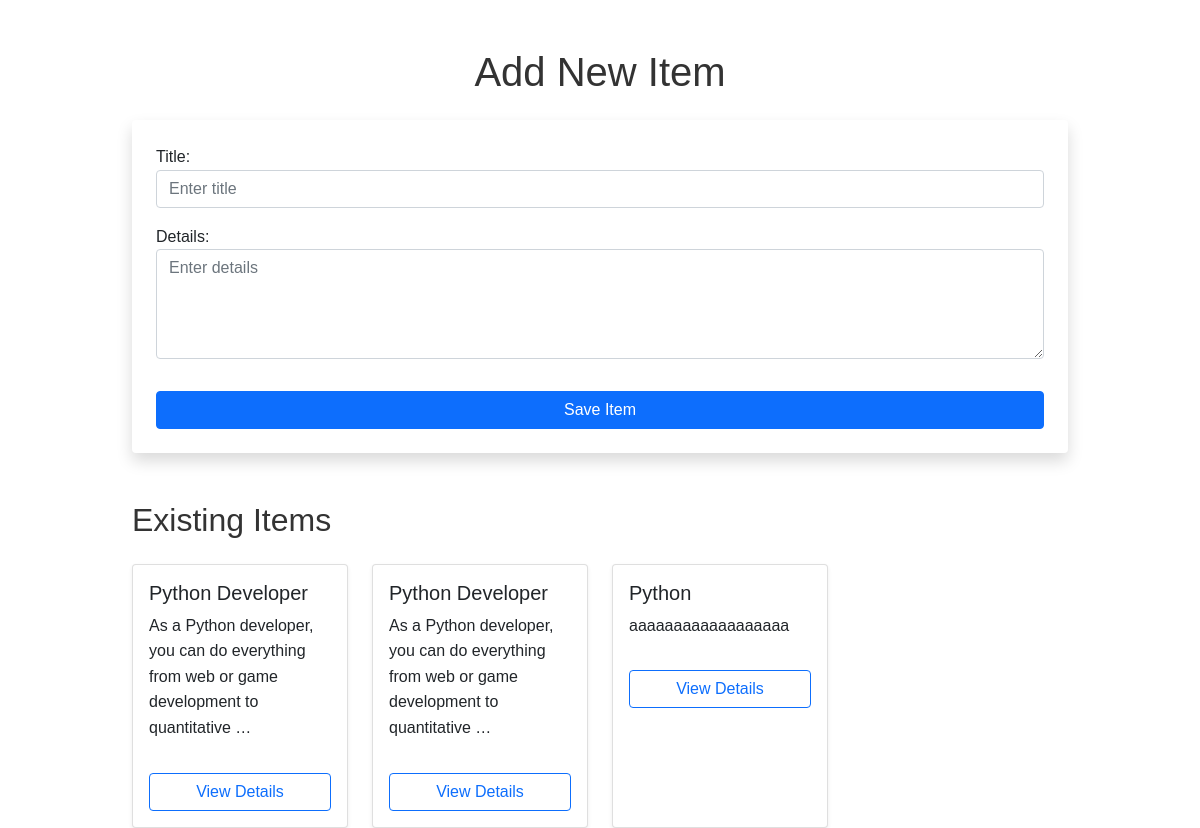
/add_services/, run on the app's committed database.
### AsymmetricApp/models.py (models this page shows, shortened)
class ServicesForHomePage(models.Model):
    title = models.CharField(max_length=20)
    details = models.TextField()

### AsymmetricApp/views.py (the view, shortened to what this page needs)
# urls.py: path('add_services/', views.add_services, name='add_services'),
def add_services(request):
    if request.method == 'POST':
        form = ServicesForHomePageForm(request.POST, request.FILES)
        if form.is_valid():
            item = ServicesForHomePage(
                title=form.cleaned_data['title'],
                details=form.cleaned_data['details']
            )
            item.save()
            return redirect('home')
    else:
        form = ServicesForHomePageForm()
        items = ServicesForHomePage.objects.all()
        return render(request, 'add_services.html', {'form': form, 'items': items})

### AsymmetricApp/forms.py
class ServicesForHomePageForm(forms.Form):
    title = forms.CharField(
        max_length=100,
        widget=forms.TextInput(attrs={
            'class': 'form-control',
            'placeholder': 'Enter title'
        })
    )
    details = forms.CharField(
        widget=forms.Textarea(attrs={
            'class': 'form-control',
            'rows': 4,
            'placeholder': 'Enter details'
        })
    )

### templates/add_services.html (shortened to what this page needs)
<!DOCTYPE html>
{% load static %}
<html lang="en">
<head>
    <link href="https://cdn.jsdelivr.net/npm/bootstrap@5.0.2/dist/css/bootstrap.min.css" rel="stylesheet">
    <link rel="stylesheet" href="{% static 'styles.css' %}">
</head>
<body>
    <div class="container mt-5">
        <h1 class="text-center mb-4">Add New Item</h1>
        <form method="post" enctype="multipart/form-data" class="shadow p-4 rounded mb-5">
            {{ form.as_p }}
            <button type="submit" class="btn btn-primary w-100 mt-3">Save Item</button>
        </form>
        <h2 class="mb-4">Existing Items</h2>
        <div class="row g-4">
            {% for item in items %}
                <div class="col-md-6 col-lg-4 col-xl-3">
                    <div class="card shadow-sm h-100">
                        <div class="card-body">
                            <h5 class="card-title">{{ item.title }}</h5>
                            <p class="card-text">{{ item.details|truncatewords:15 }}</p>
                            <a href="{% url 'services_detail' item.id %}" class="btn btn-outline-primary w-100 mt-3">View Details</a>
                        </div>
                    </div>
                </div>
            {% endfor %}
        </div>
    </div>
</body>
</html>

### static/styles.css (style rules this page uses)
body { font-family: Arial, sans-serif; line-height: 1.6; }
h1, h2 { color: #333; }
a { text-decoration: none; color: #333; }
.container { width: 80%; margin: 0 auto; }

### data on the page
ServicesForHomePage: title "Python Developer", details "As a Python developer, you can do everything from web or game development to quantitative …"
ServicesForHomePage: title "Python Developer", details "As a Python developer, you can do everything from web or game development to quantitative …"
ServicesForHomePage: title "Python", details "aaaaaaaaaaaaaaaaaa"
